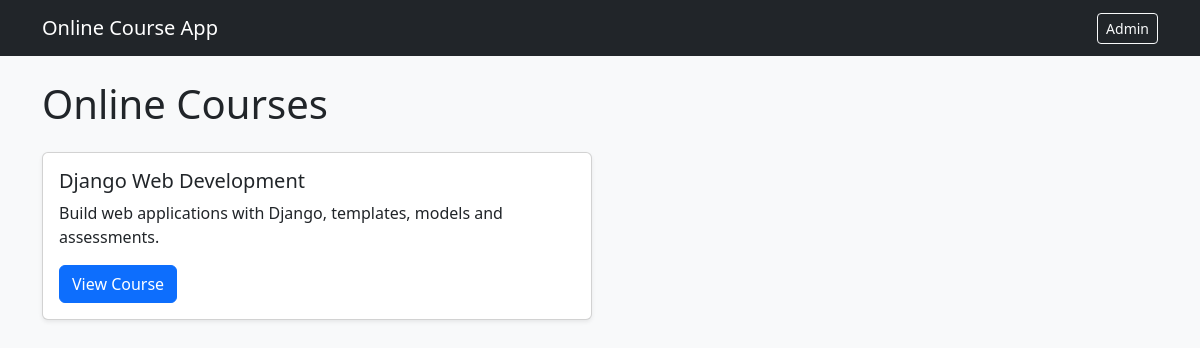
The page / on the database its author committed.
### courses/models.py (models this page shows, shortened)
class Course(models.Model):
    name = models.CharField(max_length=200)
    description = models.TextField()
    instructor = models.ForeignKey(Instructor, on_delete=models.CASCADE)
    lessons = models.ManyToManyField("Lesson", blank=True)

### courses/views.py (the view)
# urls.py: path("", views.home, name="home"),
def home(request):
    courses = Course.objects.all()
    return render(request, "home.html", {"courses": courses})

### templates/home.html (shortened to what this page needs)
{% extends "base.html" %}
{% block content %}
<h1 class="mb-4">Online Courses</h1>
<div class="row g-3">
{% for course in courses %}
  <div class="col-md-6">
    <div class="card shadow-sm h-100">
      <div class="card-body">
        <h5 class="card-title">{{ course.name }}</h5>
        <p class="card-text">{{ course.description }}</p>
        <a class="btn btn-primary" href="{% url 'course_details' course.id %}">View Course</a>
      </div>
    </div>
  </div>
{% empty %}
  <div class="alert alert-info">Add a course from the Django admin.</div>
{% endfor %}
</div>
{% endblock %}

### rows shown on the page
Course: name "Django Web Development", description "Build web applications with Django, templates, models and assessments."
